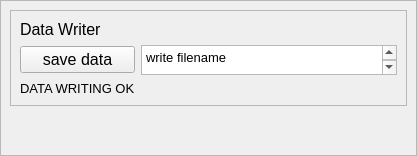
           <widget class="QWidget" name="SettingsPage">
            <layout class="QVBoxLayout" name="verticalLayout_9">
             <property name="spacing">
              <number>0</number>
             </property>
             <property name="leftMargin">
              <number>0</number>
             </property>
             <property name="topMargin">
              <number>0</number>
             </property>
             <property name="rightMargin">
              <number>0</number>
             </property>
             <property name="bottomMargin">
              <number>0</number>
             </property>
             <item>
              <widget class="QFrame" name="chartFrame">
               <property name="frameShape">
                <enum>QFrame::StyledPanel</enum>
               </property>
               <property name="frameShadow">
                <enum>QFrame::Raised</enum>
               </property>
               <layout class="QVBoxLayout" name="verticalLayout_20">
                <item>
                 <widget class="QFrame" name="DataWriterContainer">
                  <property name="frameShape">
                   <enum>QFrame::StyledPanel</enum>
                  </property>
                  <property name="frameShadow">
                   <enum>QFrame::Raised</enum>
                  </property>
                  <layout class="QGridLayout" name="gridLayout_7">
                   <item row="0" column="0">
                    <widget class="QLabel" name="label">
                     <property name="maximumSize">
                      <size>
                       <width>16777215</width>
                       <height>20</height>
                      </size>
                     </property>
                     <property name="font">
                      <font>
                       <pointsize>12</pointsize>
                      </font>
                     </property>
                     <property name="text">
                      <string>Data Writer</string>
                     </property>
                    </widget>
                   </item>
                   <item row="1" column="1">
                    <widget class="QPlainTextEdit" name="dataFilenameTextbox">
                     <property name="sizePolicy">
                      <sizepolicy hsizetype="Preferred" vsizetype="Preferred">
                       <horstretch>0</horstretch>
                       <verstretch>0</verstretch>
                      </sizepolicy>
                     </property>
                     <property name="maximumSize">
                      <size>
                       <width>16777215</width>
                       <height>30</height>
                      </size>
                     </property>
                     <property name="font">
                      <font>
                       <pointsize>10</pointsize>
                      </font>
                     </property>
                     <property name="plainText">
                      <string>write filename
</string>
                     </property>
                    </widget>
                   </item>
                   <item row="1" column="0">
                    <widget class="QPushButton" name="saveDataBtn">
                     <property name="font">
                      <font>
                       <pointsize>12</pointsize>
                      </font>
                     </property>
                     <property name="text">
                      <string>save data</string>
                     </property>
                    </widget>
                   </item>
                   <item row="2" column="0">
                    <widget class="QLabel" name="dataWritingStatus">
                     <property name="font">
                      <font>
                       <pointsize>10</pointsize>
                      </font>
                     </property>
                     <property name="text">
                      <string>DATA WRITING OK</string>
                     </property>
                    </widget>
                   </item>
                  </layout>
                 </widget>
                </item>
                <item>
                 <spacer name="verticalSpacer_3">
                  <property name="orientation">
                   <enum>Qt::Vertical</enum>
                  </property>
                  <property name="sizeHint" stdset="0">
                   <size>
                    <width>20</width>
                    <height>40</height>
                   </size>
                  </property>
                 </spacer>
                </item>
               </layout>
              </widget>
             </item>
            </layout>
           </widget>
